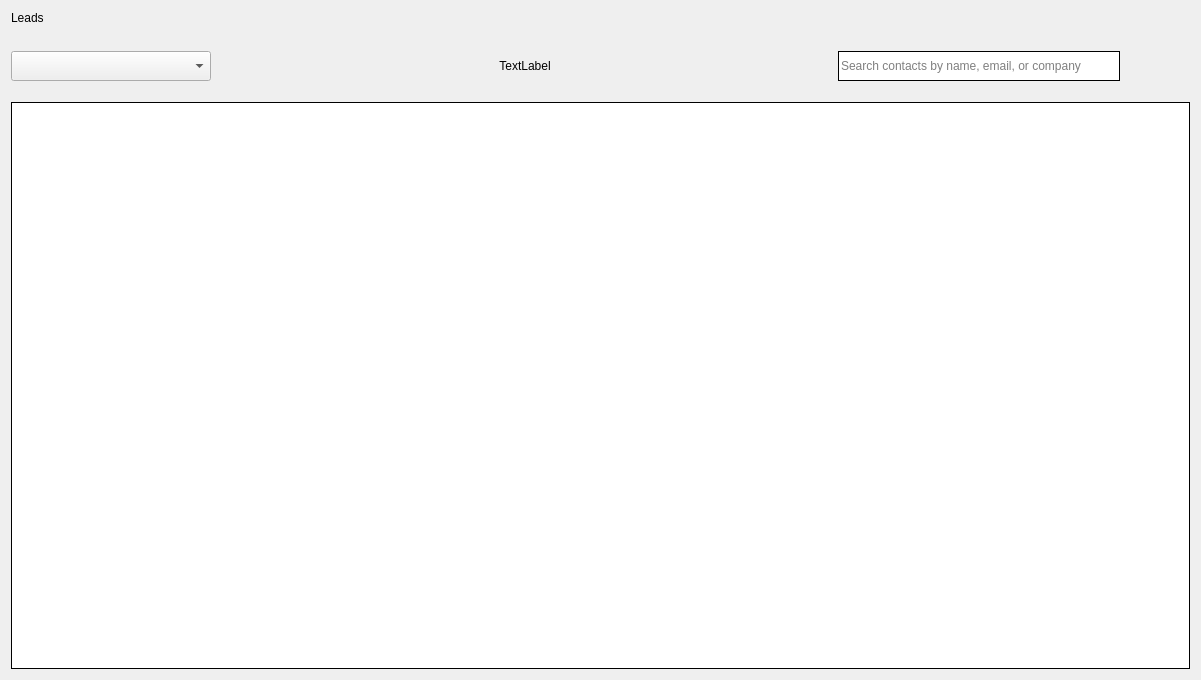
<?xml version="1.0" encoding="UTF-8"?>
<ui version="4.0">
 <class>lead_landing</class>
 <widget class="QWidget" name="lead_landing">
  <property name="geometry">
   <rect>
    <x>0</x>
    <y>0</y>
    <width>1201</width>
    <height>680</height>
   </rect>
  </property>
  <property name="windowTitle">
   <string>Contacts</string>
  </property>
  <layout class="QGridLayout" name="gridLayout_3">
   <item row="0" column="0">
    <layout class="QGridLayout" name="gridLayout">
     <item row="2" column="0">
      <layout class="QHBoxLayout" name="horizontalLayout_22">
       <item>
        <widget class="QComboBox" name="sort_combo">
         <property name="sizePolicy">
          <sizepolicy hsizetype="Expanding" vsizetype="Fixed">
           <horstretch>0</horstretch>
           <verstretch>0</verstretch>
          </sizepolicy>
         </property>
         <property name="minimumSize">
          <size>
           <width>0</width>
           <height>30</height>
          </size>
         </property>
         <property name="maximumSize">
          <size>
           <width>200</width>
           <height>16777215</height>
          </size>
         </property>
         <property name="styleSheet">
          <string notr="true"/>
         </property>
         <property name="editable">
          <bool>false</bool>
         </property>
         <property name="placeholderText">
          <string>Sort contacts by:</string>
         </property>
         <item>
          <property name="text">
           <string>Recently Added</string>
          </property>
         </item>
         <item>
          <property name="text">
           <string>Oldest</string>
          </property>
         </item>
         <item>
          <property name="text">
           <string>Alphabetical</string>
          </property>
         </item>
        </widget>
       </item>
       <item>
        <spacer name="horizontalSpacer_2">
         <property name="orientation">
          <enum>Qt::Orientation::Horizontal</enum>
         </property>
         <property name="sizeHint" stdset="0">
          <size>
           <width>40</width>
           <height>20</height>
          </size>
         </property>
        </spacer>
       </item>
       <item>
        <widget class="QLabel" name="selecteditems_lbl">
         <property name="enabled">
          <bool>true</bool>
         </property>
         <property name="text">
          <string>TextLabel</string>
         </property>
         <property name="alignment">
          <set>Qt::AlignmentFlag::AlignCenter</set>
         </property>
        </widget>
       </item>
       <item>
        <spacer name="horizontalSpacer">
         <property name="orientation">
          <enum>Qt::Orientation::Horizontal</enum>
         </property>
         <property name="sizeHint" stdset="0">
          <size>
           <width>40</width>
           <height>20</height>
          </size>
         </property>
        </spacer>
       </item>
       <item>
        <widget class="QLineEdit" name="search_line">
         <property name="sizePolicy">
          <sizepolicy hsizetype="Expanding" vsizetype="Fixed">
           <horstretch>0</horstretch>
           <verstretch>0</verstretch>
          </sizepolicy>
         </property>
         <property name="minimumSize">
          <size>
           <width>0</width>
           <height>30</height>
          </size>
         </property>
         <property name="maximumSize">
          <size>
           <width>290</width>
           <height>16777215</height>
          </size>
         </property>
         <property name="styleSheet">
          <string notr="true">QLineEdit{
	border: 1px solid black;
}</string>
         </property>
         <property name="frame">
          <bool>true</bool>
         </property>
         <property name="placeholderText">
          <string>Search contacts by name, email, or company</string>
         </property>
         <property name="cursorMoveStyle">
          <enum>Qt::CursorMoveStyle::LogicalMoveStyle</enum>
         </property>
         <property name="clearButtonEnabled">
          <bool>false</bool>
         </property>
        </widget>
       </item>
       <item>
        <layout class="QHBoxLayout" name="horizontalLayout_6">
         <property name="spacing">
          <number>0</number>
         </property>
         <item>
          <widget class="QPushButton" name="add_btn">
           <property name="cursor">
            <cursorShape>PointingHandCursor</cursorShape>
           </property>
           <property name="toolTip">
            <string>Add Contact</string>
           </property>
           <property name="whatsThis">
            <string>add contact</string>
           </property>
           <property name="styleSheet">
            <string notr="true">QPushButton{
	background: transparent;
	border: none;	
}

QPushButton:hover {
    background: rgba(100, 100, 100, 0.2); /* Light gray with transparency */
}</string>
           </property>
           <property name="text">
            <string/>
           </property>
           <property name="icon">
            <iconset resource="../qrc/icons.qrc">
             <normaloff>:/Resources/plus.svg</normaloff>:/Resources/plus.svg</iconset>
           </property>
           <property name="iconSize">
            <size>
             <width>30</width>
             <height>30</height>
            </size>
           </property>
          </widget>
         </item>
         <item>
          <widget class="QPushButton" name="delete_btn">
           <property name="cursor">
            <cursorShape>PointingHandCursor</cursorShape>
           </property>
           <property name="toolTip">
            <string>Delete Contacts</string>
           </property>
           <property name="whatsThis">
            <string>delete contact</string>
           </property>
           <property name="styleSheet">
            <string notr="true">QPushButton{
	background: transparent;
	border: none;
}

QPushButton:hover {
    background: rgba(100, 100, 100, 0.2); /* Light gray with transparency */
}</string>
           </property>
           <property name="text">
            <string/>
           </property>
           <property name="icon">
            <iconset resource="../qrc/icons.qrc">
             <normaloff>:/Resources/delete.svg</normaloff>:/Resources/delete.svg</iconset>
           </property>
           <property name="iconSize">
            <size>
             <width>30</width>
             <height>30</height>
            </size>
           </property>
          </widget>
         </item>
        </layout>
       </item>
      </layout>
     </item>
     <item row="4" column="0">
      <spacer name="verticalSpacer_43">
       <property name="orientation">
        <enum>Qt::Orientation::Vertical</enum>
       </property>
       <property name="sizeType">
        <enum>QSizePolicy::Policy::Maximum</enum>
       </property>
       <property name="sizeHint" stdset="0">
        <size>
         <width>20</width>
         <height>15</height>
        </size>
       </property>
      </spacer>
     </item>
     <item row="7" column="0">
      <widget class="QTableWidget" name="contacts_tbl">
       <property name="mouseTracking">
        <bool>false</bool>
       </property>
       <property name="styleSheet">
        <string notr="true">QTableWidget {
border: 1px solid black;
}
</string>
       </property>
       <attribute name="horizontalHeaderCascadingSectionResizes">
        <bool>false</bool>
       </attribute>
       <attribute name="horizontalHeaderDefaultSectionSize">
        <number>200</number>
       </attribute>
       <attribute name="horizontalHeaderStretchLastSection">
        <bool>true</bool>
       </attribute>
      </widget>
     </item>
     <item row="3" column="0">
      <layout class="QGridLayout" name="gridLayout_2"/>
     </item>
     <item row="1" column="0">
      <spacer name="verticalSpacer_41">
       <property name="orientation">
        <enum>Qt::Orientation::Vertical</enum>
       </property>
       <property name="sizeType">
        <enum>QSizePolicy::Policy::Maximum</enum>
       </property>
       <property name="sizeHint" stdset="0">
        <size>
         <width>20</width>
         <height>20</height>
        </size>
       </property>
      </spacer>
     </item>
     <item row="0" column="0">
      <widget class="QLabel" name="contacts_txt">
       <property name="sizePolicy">
        <sizepolicy hsizetype="Expanding" vsizetype="Fixed">
         <horstretch>0</horstretch>
         <verstretch>0</verstretch>
        </sizepolicy>
       </property>
       <property name="minimumSize">
        <size>
         <width>0</width>
         <height>0</height>
        </size>
       </property>
       <property name="styleSheet">
        <string notr="true">font: 18pt &quot;Segoe UI&quot;;
background: transparent;</string>
       </property>
       <property name="text">
        <string>Leads</string>
       </property>
      </widget>
     </item>
    </layout>
   </item>
  </layout>
 </widget>
 <resources>
  <include location="../qrc/icons.qrc"/>
 </resources>
 <connections/>
</ui>
